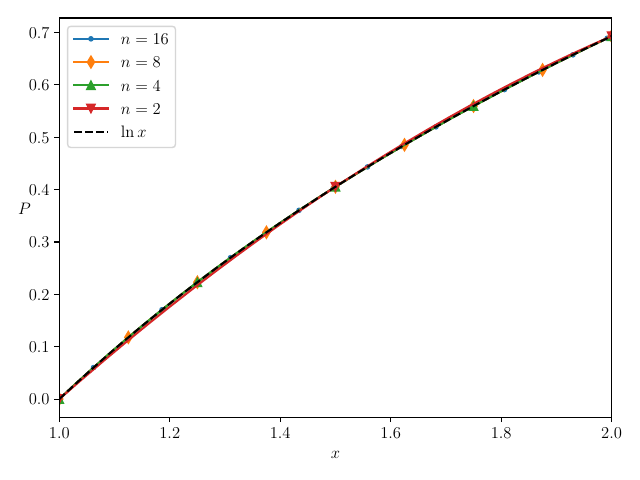

Recreate this plot in Python.
from matplotlib import pyplot
import numpy


pyplot.rcParams["text.usetex"] = True
pyplot.rcParams["font.size"] = 12


def readfile(path):
    with open(path, 'r') as f:
        lines = f.read().splitlines()
        
    ts, us = [], []
    for line in lines:
        t, u = line.split()
        ts.append(float(t))
        us.append(float(u))
        
    return ts, us


def f(x):
    return numpy.log(x)


if __name__ == '__main__':
    start, end = 1, 2
    
    markers = {
        16: '.',
        8: 'd',
        4: '^',
        2: 'v'
    }
    for n in [16, 8, 4, 2]:
        ts, us = readfile(f'f1n{n}.txt')
        pyplot.plot(ts, us, label=f'$n = {n}$', marker=markers[n], markevery=len(ts) // n)
        
    x = numpy.linspace(start, end, 10000)
    pyplot.plot(x, f(x), linestyle='--', label='$\ln x$', color='black')
    
    pyplot.xlim(start, end)
    
    pyplot.xlabel('$x$')
    pyplot.ylabel('$P$', rotation=0)
    
    pyplot.tight_layout()
    pyplot.legend()
    pyplot.savefig('f1.pdf')
